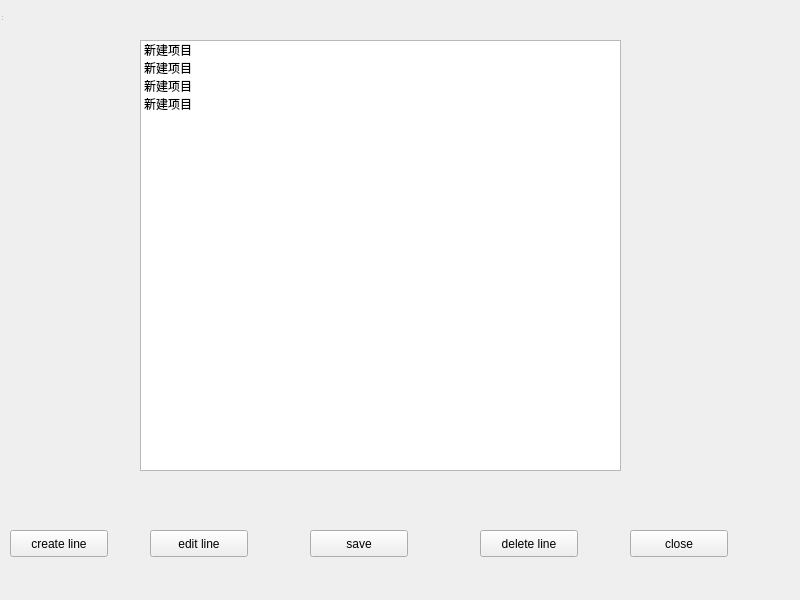
<?xml version="1.0" encoding="UTF-8"?>
<ui version="4.0">
 <class>LineWin</class>
 <widget class="QWidget" name="LineWin">
  <property name="geometry">
   <rect>
    <x>0</x>
    <y>0</y>
    <width>800</width>
    <height>600</height>
   </rect>
  </property>
  <property name="windowTitle">
   <string>Widget</string>
  </property>
  <widget class="QListWidget" name="listWidget">
   <property name="geometry">
    <rect>
     <x>140</x>
     <y>40</y>
     <width>481</width>
     <height>431</height>
    </rect>
   </property>
   <item>
    <property name="text">
     <string>新建项目</string>
    </property>
    <property name="flags">
     <set>ItemIsSelectable|ItemIsEditable|ItemIsDragEnabled|ItemIsUserCheckable|ItemIsEnabled</set>
    </property>
   </item>
   <item>
    <property name="text">
     <string>新建项目</string>
    </property>
   </item>
   <item>
    <property name="text">
     <string>新建项目</string>
    </property>
   </item>
   <item>
    <property name="text">
     <string>新建项目</string>
    </property>
   </item>
  </widget>
  <widget class="QPushButton" name="create_btn">
   <property name="geometry">
    <rect>
     <x>10</x>
     <y>530</y>
     <width>98</width>
     <height>27</height>
    </rect>
   </property>
   <property name="text">
    <string>create line</string>
   </property>
  </widget>
  <widget class="QPushButton" name="save_btn">
   <property name="geometry">
    <rect>
     <x>310</x>
     <y>530</y>
     <width>98</width>
     <height>27</height>
    </rect>
   </property>
   <property name="text">
    <string>save</string>
   </property>
  </widget>
  <widget class="QPushButton" name="close_btn">
   <property name="geometry">
    <rect>
     <x>630</x>
     <y>530</y>
     <width>98</width>
     <height>27</height>
    </rect>
   </property>
   <property name="text">
    <string>close</string>
   </property>
  </widget>
  <widget class="QLabel" name="label">
   <property name="geometry">
    <rect>
     <x>330</x>
     <y>10</y>
     <width>121</width>
     <height>21</height>
    </rect>
   </property>
   <property name="styleSheet">
    <string notr="true">color: rgb(255, 2, 6);</string>
   </property>
   <property name="text">
    <string/>
   </property>
  </widget>
  <widget class="QPushButton" name="edit_btn">
   <property name="geometry">
    <rect>
     <x>150</x>
     <y>530</y>
     <width>98</width>
     <height>27</height>
    </rect>
   </property>
   <property name="text">
    <string>edit line</string>
   </property>
  </widget>
  <widget class="QPushButton" name="delete_btn">
   <property name="geometry">
    <rect>
     <x>480</x>
     <y>530</y>
     <width>98</width>
     <height>27</height>
    </rect>
   </property>
   <property name="text">
    <string>delete line</string>
   </property>
  </widget>
  <widget class="QStatusBar" name="statusBar">
   <property name="geometry">
    <rect>
     <x>0</x>
     <y>0</y>
     <width>3</width>
     <height>22</height>
    </rect>
   </property>
  </widget>
 </widget>
 <layoutdefault spacing="6" margin="11"/>
 <resources/>
 <connections/>
</ui>
